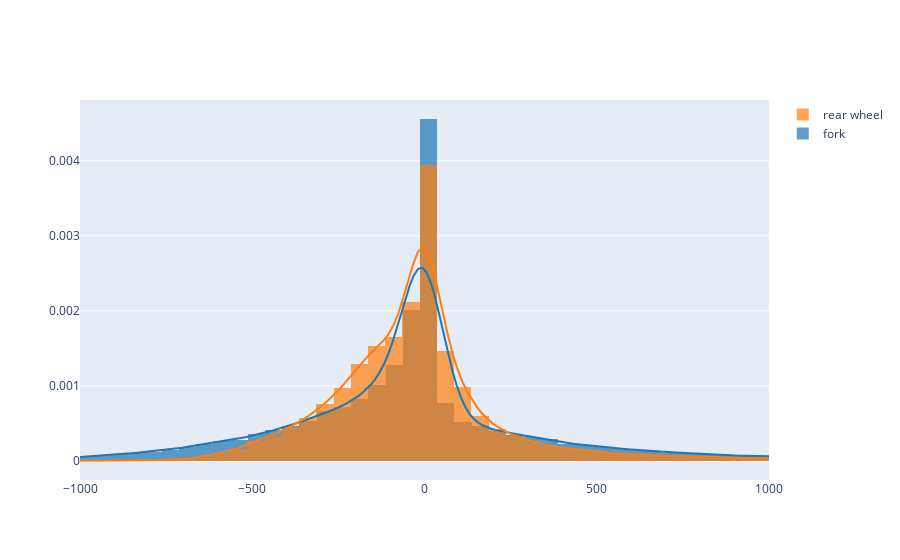

Notebook code for this chart:
### Code cell
import plotly.figure_factory as ff
a=df2['forkVelocity']
b=df2['rearVelocity']
hist_data = [a,b]
group_labels = ['fork','rear wheel'] # name of the dataset

fig = ff.create_distplot(hist_data, group_labels,show_rug=False, bin_size=50
                         )
# fig.update_yaxes(range=[0,0.05])
fig.update_xaxes(range=[-1000,1000])
fig.show()

### Figure 1 — Plotly figure (JSON) as saved in the notebook; plotly's stock layout.template omitted (floating-point values rounded to 4 significant figures; data arrays with more than 128 entries replaced by an {"elided": "..."} marker saying what was removed)
{"data": [{"autobinx": false, "histnorm": "probability density", "legendgroup": "fork", "marker": {"color": "rgb(31, 119, 180)"}, "name": "fork", "opacity": 0.7, "type": "histogram", "x": {"elided": "46371 float values"}, "xaxis": "x", "xbins": {"end": 4468.0, "size": 50, "start": -1763.0}, "yaxis": "y"}, {"autobinx": false, "histnorm": "probability density", "legendgroup": "rear wheel", "marker": {"color": "rgb(255, 127, 14)"}, "name": "rear wheel", "opacity": 0.7, "type": "histogram", "x": {"elided": "46371 float values"}, "xaxis": "x", "xbins": {"end": 6090.0, "size": 50, "start": -1064.0}, "yaxis": "y"}, {"legendgroup": "fork", "marker": {"color": "rgb(31, 119, 180)"}, "mode": "lines", "name": "fork", "showlegend": false, "type": "scatter", "x": {"elided": "500 float values"}, "xaxis": "x", "y": {"elided": "500 float values"}, "yaxis": "y"}, {"legendgroup": "rear wheel", "marker": {"color": "rgb(255, 127, 14)"}, "mode": "lines", "name": "rear wheel", "showlegend": false, "type": "scatter", "x": {"elided": "500 float values"}, "xaxis": "x", "y": {"elided": "500 float values"}, "yaxis": "y"}], "layout": {"barmode": "overlay", "hovermode": "closest", "legend": {"traceorder": "reversed"}, "xaxis": {"anchor": "y2", "domain": [0, 1], "range": [-1000, 1000], "zeroline": false}, "yaxis": {"anchor": "free", "domain": [0, 1], "position": 0}}}
